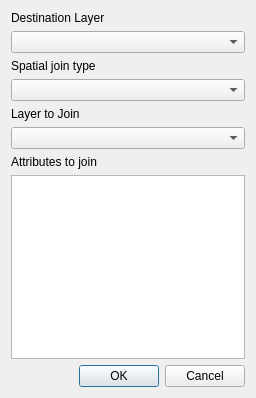
<?xml version="1.0" encoding="UTF-8"?>
<ui version="4.0">
 <class>spatialJoin</class>
 <widget class="QDialog" name="spatialJoin">
  <property name="geometry">
   <rect>
    <x>0</x>
    <y>0</y>
    <width>256</width>
    <height>398</height>
   </rect>
  </property>
  <property name="windowTitle">
   <string>spatialJoin</string>
  </property>
  <layout class="QVBoxLayout" name="verticalLayout">
   <item>
    <widget class="QLabel" name="label">
     <property name="text">
      <string>Destination Layer</string>
     </property>
    </widget>
   </item>
   <item>
    <widget class="QComboBox" name="destLayerCombo"/>
   </item>
   <item>
    <widget class="QLabel" name="label_3">
     <property name="text">
      <string>Spatial join type</string>
     </property>
    </widget>
   </item>
   <item>
    <widget class="QComboBox" name="spatialTypeCombo"/>
   </item>
   <item>
    <widget class="QLabel" name="label_2">
     <property name="text">
      <string>Layer to Join</string>
     </property>
    </widget>
   </item>
   <item>
    <widget class="QComboBox" name="sourceLayerCombo"/>
   </item>
   <item>
    <widget class="QLabel" name="label_4">
     <property name="text">
      <string>Attributes to join</string>
     </property>
    </widget>
   </item>
   <item>
    <widget class="QTableWidget" name="attributesTable">
     <property name="showGrid">
      <bool>false</bool>
     </property>
     <attribute name="horizontalHeaderVisible">
      <bool>false</bool>
     </attribute>
     <attribute name="verticalHeaderVisible">
      <bool>false</bool>
     </attribute>
     <attribute name="verticalHeaderDefaultSectionSize">
      <number>20</number>
     </attribute>
     <attribute name="verticalHeaderMinimumSectionSize">
      <number>15</number>
     </attribute>
    </widget>
   </item>
   <item>
    <widget class="QDialogButtonBox" name="buttonBox">
     <property name="orientation">
      <enum>Qt::Horizontal</enum>
     </property>
     <property name="standardButtons">
      <set>QDialogButtonBox::Cancel|QDialogButtonBox::Ok</set>
     </property>
    </widget>
   </item>
  </layout>
 </widget>
 <resources/>
 <connections>
  <connection>
   <sender>buttonBox</sender>
   <signal>accepted()</signal>
   <receiver>spatialJoin</receiver>
   <slot>accept()</slot>
   <hints>
    <hint type="sourcelabel">
     <x>248</x>
     <y>254</y>
    </hint>
    <hint type="destinationlabel">
     <x>157</x>
     <y>274</y>
    </hint>
   </hints>
  </connection>
  <connection>
   <sender>buttonBox</sender>
   <signal>rejected()</signal>
   <receiver>spatialJoin</receiver>
   <slot>reject()</slot>
   <hints>
    <hint type="sourcelabel">
     <x>316</x>
     <y>260</y>
    </hint>
    <hint type="destinationlabel">
     <x>286</x>
     <y>274</y>
    </hint>
   </hints>
  </connection>
 </connections>
</ui>
